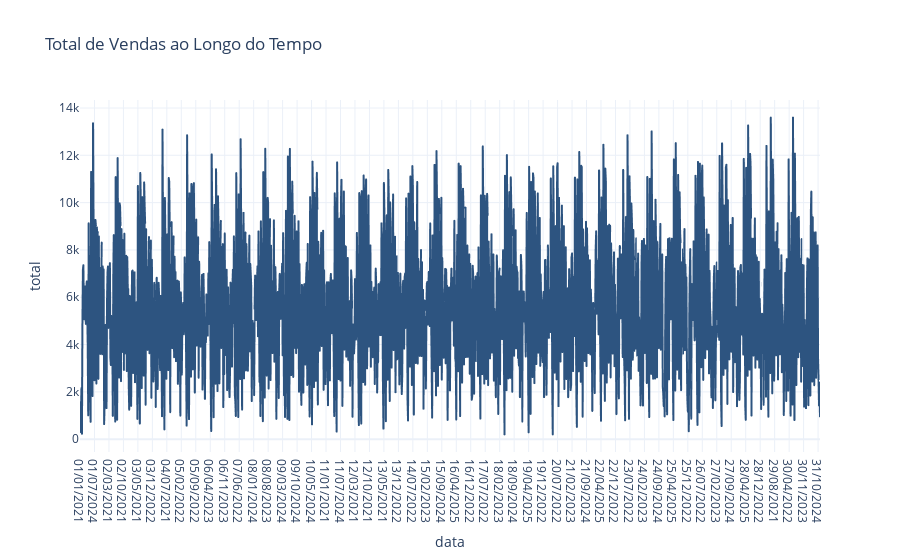

Source (notebook cell):
### Code cell
# 003. Evolução temporal do total de vendas
df_data_total = df.groupby('data')['total'].sum().reset_index()
fig2 = px.line(df_data_total, x='data', y='total',
               title='Total de Vendas ao Longo do Tempo')
fig2.show()

### Figure 1 — Plotly figure (JSON) as saved in the notebook; plotly's stock layout.template omitted (floating-point values rounded to 4 significant figures; data arrays with more than 128 entries replaced by an {"elided": "..."} marker saying what was removed)
{"data": [{"hovertemplate": "data=%{x}<br>total=%{y}<extra></extra>", "legendgroup": "", "line": {"color": "#2d5480", "dash": "solid"}, "marker": {"symbol": "circle"}, "mode": "lines", "name": "", "showlegend": false, "type": "scattergl", "x": {"elided": "1535 str values"}, "xaxis": "x", "y": {"elided": "1535 float values"}, "yaxis": "y"}], "layout": {"legend": {"tracegroupgap": 0}, "title": {"text": "Total de Vendas ao Longo do Tempo"}, "xaxis": {"anchor": "y", "domain": [0, 1], "title": {"text": "data"}}, "yaxis": {"anchor": "x", "domain": [0, 1], "title": {"text": "total"}}}}
